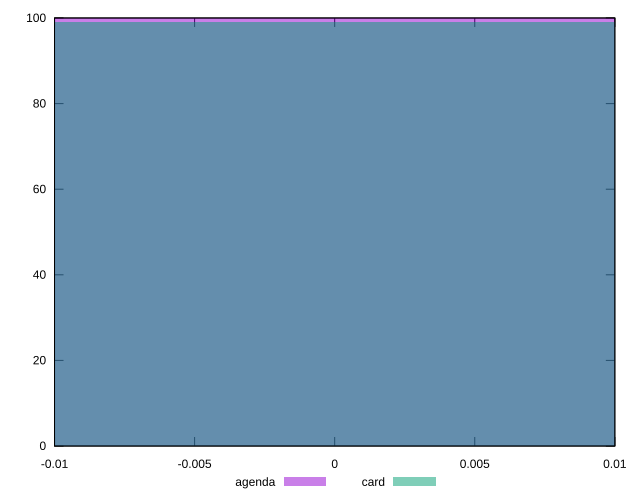

The gnuplot source for this figure:
reset

$agenda <<EOF
0 100
EOF

$card <<EOF
0 99
EOF

set key outside below
set boxwidth 0.1
set xrange [-0.01:0.01]
set yrange [0:100]
set trange [0:100]
set style fill transparent solid 0.5 noborder
set terminal svg size 640, 500 enhanced background rgb 'white'
set output "report/report_00029_2021-02-24T13-36-40.390Z/uses-webp-images/comparison/histogram/1_vs_2.svg"

plot $agenda title "agenda" with boxes, \
     $card title "card" with boxes

reset
